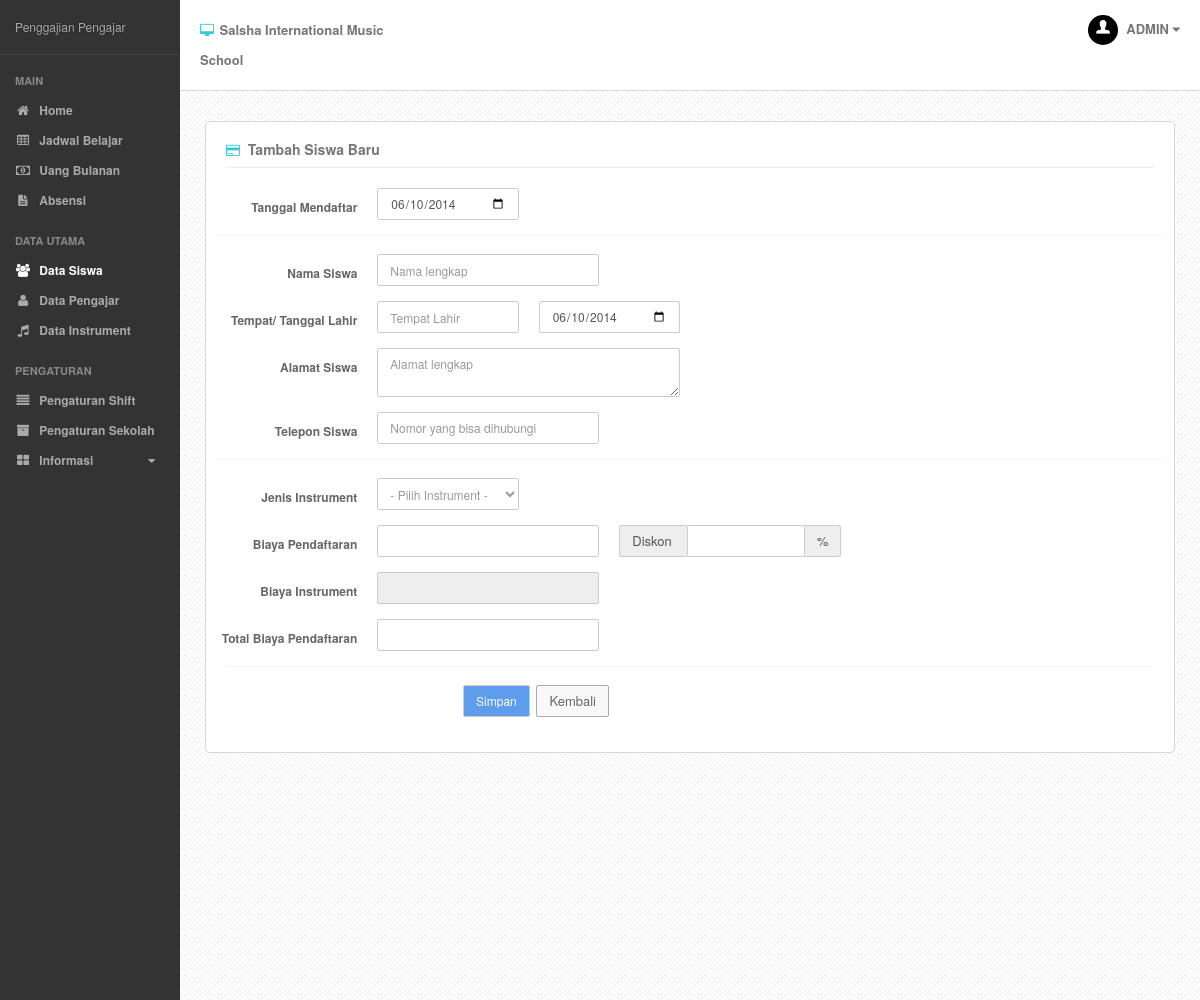
Screenshot of /?p=siswa&sub=tambah (signed in) with the database file from the repository.
### tables this page shows
CREATE TABLE IF NOT EXISTS `setting` (
  `nama_setting` varchar(20) NOT NULL DEFAULT '',
  `value` varchar(50) DEFAULT NULL,
  PRIMARY KEY (`nama_setting`)
);

### index.php (called while the page is built, shortened)
<?php
require('content/classes/mainClass.php');
$webApp = new webApp();
$webApp->createWebApp();
?>

### content/classes/instrumentClass.php (called while the page is built, shortened)
<?php
	class instrument extends dbController{
		public function getInstrument($start) {
			$start= mysqli_real_escape_string($this->conn, $start);
			if($start == "*"){
				$kondisi = "";
			}
			else {
				$kondisi = "LIMIT $start, 10";
			}
			$sql = "SELECT id_instrument, nama_instrument, biaya_instrument FROM instrument ORDER BY nama_instrument ASC $kondisi";
			$query = mysqli_query($this->conn, $sql) or die(mysqli_error($this->conn));
			$num_results = mysqli_num_rows($query);
			if ($num_results > 0){
				$i=0;
				while ($row = mysqli_fetch_array($query)){
					$dataInstrument[$i]['id'] = $row[0];
					$dataInstrument[$i]['nama'] = $row[1];
					$dataInstrument[$i]['biaya'] = $row[2];
					$i++;
				}
			}else{
				$dataInstrument = null;
			}
			return $dataInstrument;
		}
	}
?>

### content/view/page/siswa-tambah.php (the view, shortened to what this page needs)
<?php
$tanggal = date('Y-m-d');
require_once ('content/classes/instrumentClass.php');
$instrument= new instrument();
$dataInstrument = $instrument->getInstrument('*');
?>
<div class="page-content">
	<div class="single-head">
		<h3 class="pull-left"><i class="fa fa-credit-card lblue"></i> Tambah Siswa Baru</h3>
		<div class="clearfix"></div>
	</div>
	<div class="page-form">
		<form class="form-horizontal" role="form" action="content/proses.php?act=saveSiswa" method="post">
			<div class="row">
				<div class="form-group">
					<label class="col-lg-2 control-label">Tanggal Mendaftar</label>
					<div class="col-lg-2"	>
						<input type="date" id="tanggaldaftar" name="tanggaldaftar" class="form-control" value="<?php echo $tanggal;?>">
					</div>
				</div>
				<hr>
				<div class="form-group">
						<label class="col-lg-2 control-label">Nama Siswa</label>
						<div class="col-lg-3"	>
							<input type="text" id="nama" name="nama" class="form-control" placeholder="Nama lengkap" required>
						</div>
					</div>
					<div class="form-group">
						<label class="col-lg-2 control-label">Tempat/ Tanggal Lahir</label>
						<div class="col-lg-2"	>
							<input type="text" id="tempatlahir" name="tempatlahir" class="form-control" placeholder="Tempat Lahir" required>
						</div>
						<div class="col-lg-2"	>
							<input type="date" id="tanggallahir" name="tanggallahir" class="form-control" value="<?php echo $tanggal;?>">
						</div>
					</div>
					<div class="form-group">
						<label class="col-lg-2 control-label">Alamat Siswa</label>
						<div class="col-lg-4"	>
							<textarea id="alamat" name="alamat" class="form-control" placeholder="Alamat lengkap" required></textarea>
						</div>
					</div>
					<div class="form-group">
						<label class="col-lg-2 control-label">Telepon Siswa</label>
						<div class="col-lg-3"	>
							<input type="text" id="telepon" name="telepon" class="form-control" placeholder="Nomor yang bisa dihubungi" required>
						</div>
					</div>
				<hr>
				<div class="form-group">
					<label class="col-lg-2 control-label">Jenis Instrument</label>
					<div class="col-lg-2"	>
						<select id="instrument" name="instrument" class="form-control">
						<?php
							if($dataInstrument === null){
								echo"<option>- Instrument tidak ada -</option>";
							}
							else {
								echo"<option value='0'>- Pilih Instrument -</option>";
							}
						?>
						</select>
					</div>
				</div>
				<div class="form-group">
					<label class="col-lg-2 control-label">Biaya Pendaftaran</label>
					<div class="col-lg-3"	>
						<input type="text" id="biaya" name="biaya" onkeyup="this.value = addCommas(coma(this.value))" class="form-control" required>
					</div>
					<div class="col-lg-3"	>
							<div class="input-group">
								<span class="input-group-addon">Diskon&nbsp;</span>
								<input type="text" name="discount" id="discount" class="form-control">
								<span class="input-group-addon">%</span>
							</div>
						</div>
				</div>
				<div class="form-group">
					<label class="col-lg-2 control-label">Biaya Instrument</label>
					<div class="col-lg-3"	>
						<input type="text" id="biayainstrument" name="biayainstrument" class="form-control" readonly>
					</div>
				</div>
				<div class="form-group">
					<label class="col-lg-2 control-label">Total Biaya Pendaftaran</label>
					<div class="col-lg-3"	>
						<input type="text" id="total" name="total" class="form-control">
					</div>
				</div>
			</div>
			<hr>
			<div class="form-group">
					<div class="col-lg-offset-3 col-lg-9">
						<input type="submit" class="btn btn-primary submit" value="Simpan"></input>&nbsp;
						<a href="?p=siswa&sub=lihat"><button type="button" class="btn btn-default">Kembali</button></a>
					</div>
				</div>
		</form>
	</div>
</div>

### content/view/layout.php (shortened to what this page needs)
<!DOCTYPE html>
<html>
	<head>
		<link href="css/bootstrap.min.css" rel="stylesheet">
		<link href="css/font-awesome.min.css" rel="stylesheet">
		<link href="css/less-style.css" rel="stylesheet">
		<link href="css/bootstrap-timepicker.min.css" rel="stylesheet">
		<link href="css/style.css" rel="stylesheet">
	</head>
	<body>
	<?php
		$webApp = new webApp();
		$setting = new settingApps();
    ?>
		<div class="outer">
			<div class="sidebar">
				<div class="sidey">
					<div class="logo">
						<?php echo $setting->loadSetting('judul')?>
					</div>
					<div class="side-nav">
					</div>
				</div>
			</div>
			<div class="mainbar">
				<div class="main-head">
					<div class="container">
						<div class="row">
							<div class="col-md-3 col-sm-4 col-xs-6">
								<h2><i class="fa fa-desktop lblue"></i> <?php echo $setting->loadSetting('nama')?></h2>
							</div>
							<div class="col-md-3 col-sm-4 col-xs-6">
							</div>
							<div class="col-md-3 col-sm-4 hidden-xs">
							</div>
							<div class="col-md-3 hidden-sm hidden-xs">
								<div class="head-user dropdown pull-right">
									<a href="#" data-toggle="dropdown" id="profile">
										<img src="img/user.jpg" alt="" class="img-responsive img-circle"/>
										<?php
										if(isset($_SESSION['usernya'])){
											echo strtoupper($_SESSION['usernya']);
										}
										?>
										<i class="fa fa-caret-down"></i>
									</a>
								</div>
								<div class="clearfix"></div>
							</div>
						</div>
					</div>
				</div>
				<div class="main-content">
					<div class="container">
						<?php
							$webApp->loadContent();
						?>
					</div>
				</div>
			</div>
		</div>
	</body>
</html>

### css/less-style.css (style rules this page uses)
body { color: #666666; }
h1, h2, h3, h4, h5, h6 { color: #777777; }
a { color: #777777; }
.lblue { color: #32c8de; }
.btn.btn-default { background: #f9f9f9; color: #666666 !important; border: 1px solid #aaaaaa; }
.btn.btn-primary { background: #609cec; }
.sidebar { background: #333; }

### css/style.css (style rules this page uses)
body { font-size:12px; line-height:24px; -webkit-font-smoothing: antialiased; }
h1,h2,h3,h4,h5,h6 { font-weight:normal; margin:0px; padding:0px; }
h2 { font-size:25px; }
h3 { font-size:20px; }
a { text-decoration:none !important; }
form { margin:0px !important; }
form * { box-shadow:none !important; }
form input, form textarea, form select { font-size:12px !important; border-radius:2px !important; border:1px solid #ccc !important; }
form select { color: #9a9a9a !important; padding-left: 8px !important; }
form label { font-size:12px !important; }
.btn { border-radius:2px; text-decoration:none !important; outline:none !important; }
.outer { width:100%; background:#333; }
.sidebar { width:180px; min-height:800px; float:left; position:absolute; padding:0px; z-index:10000; color:#aaa; }
.sidebar .logo { padding:15px; border-bottom:1px solid #444; text-shadow:0px 0px 2px #222; }
.sidebar .side-nav { padding:20px 15px; padding-bottom:0px; }
.mainbar { position:relative; width:auto; min-height:1000px; margin-left:180px; background:#f7f7f7 url("../img/main-back.png") repeat; }
.mainbar .container { width:100%; max-width:100%; }
.main-head { background:#fff; padding:15px 10px; border-bottom: 1px solid #d8d8d8; }
.main-head h2 { font-size:13px; line-height:30px; font-weight:bold; }
.main-head h2 i { margin-right:2px; }
.main-head .head-user { font-size:13px; line-height:28px; font-weight:bold; }
.main-head .head-user img { max-width:30px; display:inline-block; margin-right:5px; }
.main-content { padding:30px 15px; }
.page-content { background:#fff; padding:20px; border:1px solid #d7d7d7; border-radius:5px; }
.page-content .single-head { padding-bottom:10px; margin-bottom:20px; border-bottom:1px solid #eee; }
.page-content .single-head h3 { font-size:14px; font-weight:bold; }
.page-content .single-head h3 i { font-size:13px; margin-right:4px; }
.page-form hr { margin-top: 0px; border-color: #f5f5f5; }

### rows the page displays
setting: value "Penggajian Pengajar"
setting: value "Salsha International Music School"

### other values shown
$title "MAIN DATA UTAMA PENGATURAN"
$title "Home Jadwal Belajar Uang Bulanan Absensi Data Siswa Data Pengajar Data Instrument Pengaturan Shift Pengaturan Sekolah"
$title "Informasi"
$_SESSION['usernya'] "ADMIN"
